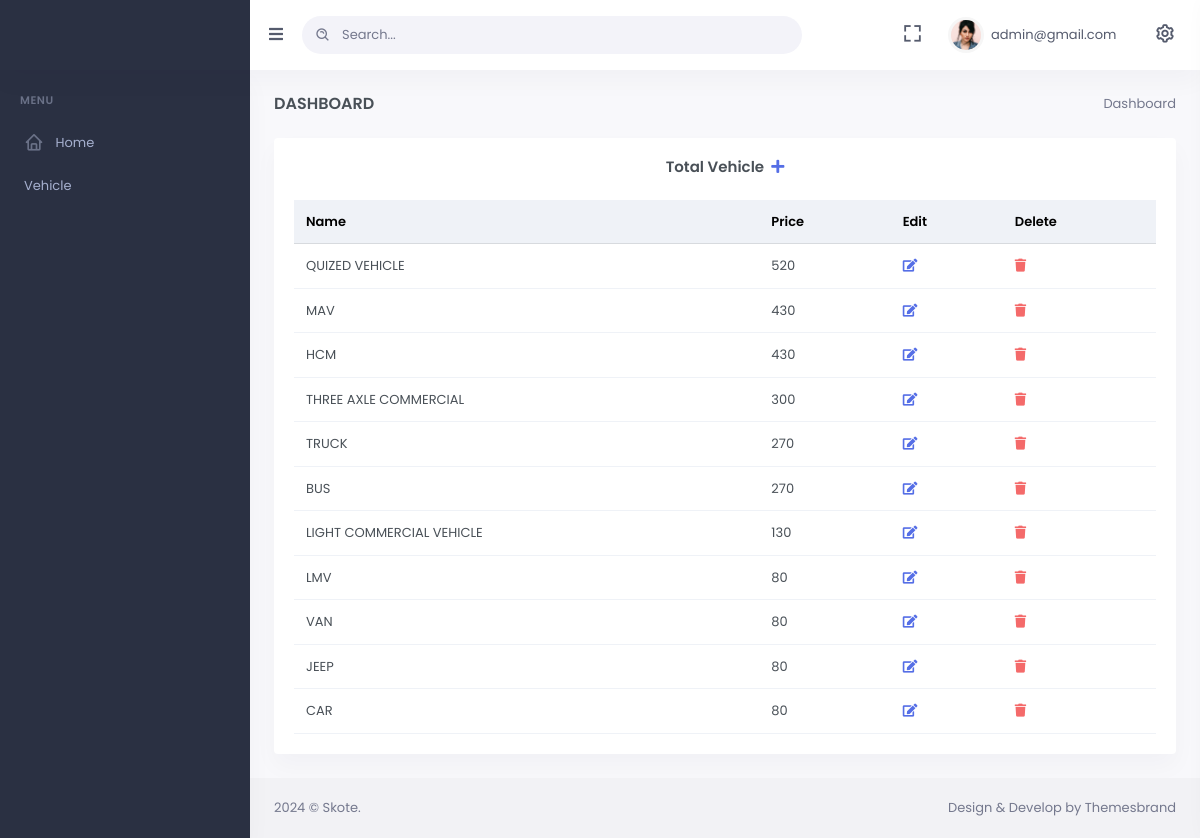
/vehicle/ (signed in), run on the app's committed database.
### mainApp/models.py (models this page shows)
class Vehicle(models.Model):
    id=models.AutoField(primary_key=True)
    name=models.CharField(max_length=100,default="",null=True,blank=True)
    slug=models.CharField(max_length=100,default="",null=True,blank=True)
    price=models.IntegerField(default=0,null=True,blank=True)

### mainApp/views.py (the view)
# urls.py: path('vehicle/',views.vehicle_page),
@login_required(login_url='/login/')
def vehicle_page(Request):
    if not Request.user.is_superuser:
        return HttpResponseForbidden("You don't have permission to access this page.")
    else:
       veh=len(Vehicle.objects.all())
       data=Vehicle.objects.all().order_by('id').reverse()
       return render(Request,'vehicle.html',{'veh':veh,'data':data})

### mainApp/templates/vehicle.html (shortened to what this page needs)
{% extends 'admin-index.html' %}
{% load static %}
{%block body%}
            <div class="row">
                <div class="col-lg-12">
                    <div class="card">
                        <div class="card-body">
                            <h4 class="card-title mb-4 text-center">Total Vehicle<span><a href="/add-vehicle"> &nbsp;<i class="fa fa-plus" aria-hidden="true"></i></a>
                            </span></h4>
                            <div class="table-responsive">
                                <table class="table align-middle table-nowrap mb-0">
                                    <thead class="table-light">
                                        <tr>
                                            <th class="align-middle">Name</th>
                                            <th class="align-middle">Price</th>
                                            <th>Edit</th>
                                            <th>Delete</th>
                                        </tr>
                                    </thead>
                                    <tbody>
                                        {%for item in data%}
                                        <tr>
                                            <td>
                                                {{item.name}}
                                            </td>
                                            <td>
                                                {{item.price}}
                                            </td>
                                            <td>
                                                <a href="/update-vehicle/{{item.id}}"><i class="fa fa-edit"></i></a>
                                            </td>
                                            <td>
                                                <a href="#" onclick="confirmDelete('{{item.id}}')">
                                                    <i class="fa fa-trash text-danger"></i>
                                                </a>
                                            </td>
                                        </tr>
                                        {%endfor%}
                                    </tbody>
                                </table>
                            </div>
                        </div>
                    </div>
                </div>
            </div>
        </div>
    </div>
    {%endblock%}

### mainApp/templates/admin-index.html (shortened to what this page needs)
{% load static %}
<!doctype html>
<html lang="en">
<head>
    <link rel="stylesheet" href="https://cdnjs.cloudflare.com/ajax/libs/font-awesome/4.7.0/css/font-awesome.min.css">
    <link href="{%static 'admin-assets/css/bootstrap.min.css'%}" rel="stylesheet" type="text/css" />
    <link href="{%static 'admin-assets/css/icons.min.css'%}" rel="stylesheet" type="text/css" />
    <link href="{%static 'admin-assets/css/app.min.css'%}" rel="stylesheet" type="text/css" />
</head>
<body data-sidebar="dark" data-layout-mode="light">
    <div id="layout-wrapper">
        <header id="page-topbar">
            <div class="navbar-header">
                <div class="d-flex">
                    <div class="navbar-brand-box">
                        <a href="/admin-home" class="logo logo-light">
                        </a>
                    </div>
                    <button type="button" class="btn btn-sm px-3 font-size-16 header-item waves-effect"
                        id="vertical-menu-btn">
                        <i class="fa fa-fw fa-bars"></i>
                    </button>
                    <form class="app-search d-none d-lg-block ">
                        <div class="position-relative ">
                            <input type="text" class="form-control" placeholder="Search...">
                            <span class="bx bx-search-alt"></span>
                        </div>
                    </form>
                </div>
                <div class="d-flex">
                    <div class="dropdown d-none d-lg-inline-block ms-1">
                        <button type="button" class="btn header-item noti-icon waves-effect"
                            data-bs-toggle="fullscreen">
                            <i class="bx bx-fullscreen"></i>
                        </button>
                    </div>
                    <div class="dropdown d-inline-block">
                        <button type="button" class="btn header-item waves-effect" id="page-header-user-dropdown"
                            data-bs-toggle="dropdown" aria-haspopup="true" aria-expanded="false">
                            <img class="rounded-circle header-profile-user"
                                src="{%static 'admin-assets/images/users/avatar-1.jpg'%}" alt="Header Avatar">
                            <span class="d-none d-xl-inline-block ms-1" key="t-henry">{{request.user.username}}</span>
                            <i class="mdi mdi-chevron-down d-none d-xl-inline-block"></i>
                        </button>
                    </div>
                    <div class="dropdown d-inline-block">
                        <button type="button" class="btn header-item noti-icon right-bar-toggle waves-effect">
                            <i class="bx bx-cog bx-spin"></i>
                        </button>
                    </div>
                </div>
            </div>
        </header>
        <div class="vertical-menu">
            <div data-simplebar class="h-100">
                <div id="sidebar-menu">
                    <ul class="metismenu list-unstyled" id="side-menu">
                        <li class="menu-title" key="t-menu">Menu</li>
                        <li>
                            <a href="/admin-home">
                                <i class="bx bx-home"></i>
                                Home
                            </a>
                        </li>
                        <li><a href="/vehicle">Vehicle</a></li>
                    </ul>
                </div>
            </div>
        </div>
        <div class="main-content">
            <div class="page-content">
                <div class="container-fluid">
                    <div class="row">
                        <div class="col-12">
                            <div class="page-title-box d-sm-flex align-items-center justify-content-between">
                                <h4 class="mb-sm-0 font-size-18">Dashboard</h4>
                                <div class="page-title-right">
                                    <ol class="breadcrumb m-0">
                                        <li class="breadcrumb-item active">Dashboard</li>
                                    </ol>
                                </div>
                            </div>
                        </div>
                    </div>
                    {%block body%}{%endblock%}
            <footer class="footer">
                <div class="container-fluid">
                    <div class="row">
                        <div class="col-sm-6">
                            <script>document.write(new Date().getFullYear())</script> © Skote.
                        </div>
                        <div class="col-sm-6">
                            <div class="text-sm-end d-none d-sm-block">
                                Design & Develop by Themesbrand
                            </div>
                        </div>
                    </div>
                </div>
            </footer>
        </div>
    </div>
</body>
</html>

### data on the page
Vehicle: name "QUIZED VEHICLE", price "520"
Vehicle: name "MAV", price "430"
Vehicle: name "HCM", price "430"
Vehicle: name "THREE AXLE COMMERCIAL", price "300"
Vehicle: name "TRUCK", price "270"
Vehicle: name "BUS", price "270"
Vehicle: name "LIGHT COMMERCIAL VEHICLE", price "130"
Vehicle: name "LMV", price "80"
Vehicle: name "VAN", price "80"
Vehicle: name "JEEP", price "80"
Vehicle: name "CAR", price "80"

### other printed values
{{ request.user.username }} "admin@gmail.com"
